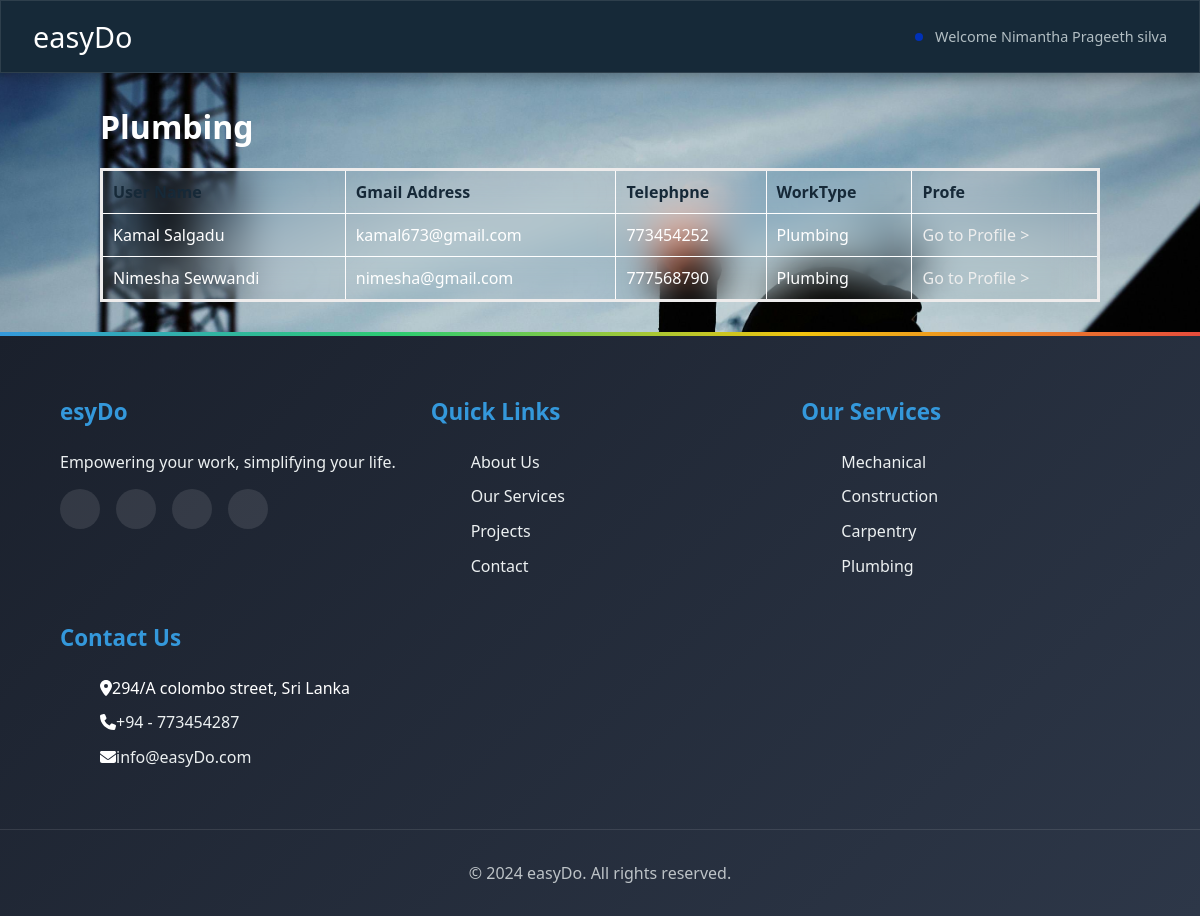
The app's page /plumbing.php (signed in) with its own data.
### tables this page shows
CREATE TABLE `workers` (
  `id` int(100) NOT NULL,
  `user_name` varchar(50) NOT NULL,
  `nic` int(10) NOT NULL,
  `email` varchar(50) NOT NULL,
  `tel_num` int(10) NOT NULL,
  `work_type` varchar(40) NOT NULL,
  `password` varchar(40) NOT NULL,
  `last_login` datetime NOT NULL,
  `is_deleted` tinyint(1) NOT NULL
);

### plumbing.php (the view, shortened to what this page needs)
<?php require_once('includes/connection.php'); ?>
<?php
    $user_list ='';
    $query = "SELECT * FROM workers WHERE work_type='Plumbing' ORDER BY user_name";
    $users = mysqli_query($connection, $query);
    while ($user = mysqli_fetch_assoc($users)) {
            $user_list .= "<tr>";
            $user_list .= "<td>{$user['user_name']}</td>";
            $user_list .= "<td>{$user['email']}</td>";
            $user_list .= "<td>{$user['tel_num']}</td>";
            $user_list .= "<td>{$user['work_type']}</td>";
            $user_list .= "<td><a href=\"profile-plumbing.php?user_id={$user['id']}\">Go to Profile ></a></td>";
            $user_list .= "</tr>";
        }
?>
<!DOCTYPE html>
<html lang="en">
<head>
    <link rel="stylesheet" href="css/workers.css">
</head>
<body>
    <header>
        <div class="appname"><a href="service.php"><h2>easyDo</h2></a></div>
        <div class="loggedin">Welcome <?php  echo $_SESSION['user_name']; ?>
    </header>
    <main>
    <h1> Plumbing<span></span></h1>
    <table class="masterlist">
        <tr>
            <th>User Name</th>
            <th>Gmail Address</th>
            <th>Telephpne</th>
            <th>WorkType</th>
            <th>Profe</th>
        </tr>
         <tr>
            <?php echo $user_list; ?>
        </tr>
    </table>
    </main>
<footer>
<?php include('includes/footer.php'); ?>
    </body>
</html>

### css/workers.css (style rules this page uses)
* { margin: 0; }
body { font-family: 'Poppins', 'Segoe UI', sans-serif; background: url(img/e7.jpg) no-repeat; background-size: cover; background-position: center; font-size: 16px; }
a { text-decoration: none; color: #eee; }
header { display: contents; background: #162938; padding: 1rem 2rem; box-shadow: 0 4px 15px rgba(0, 0, 0, 0.3); display: flex; justify-content: space-between; align-items: center; margin-bottom: 2rem; border: 1px solid rgba(255, 255, 255, 0.1); }
.appname h2 { color: #ffffff; font-size: 1.8rem; font-weight: 500; }
.loggedin { color: #b2bec3; font-size: 0.9rem; position: relative; padding-left: 20px; }
.loggedin::before { content: ''; position: absolute; left: 0; top: 50%; width: 8px; height: 8px; background: #0031b8; border-radius: 50%; transform: translateY(-50%); }
main { width: 1000px; margin: 30px auto; }
main h1 { margin-bottom: 20px; color: #ffffff; }
table.masterlist { width: 100%; border-collapse: collapse; border:solid #eeecec; backdrop-filter: blur(20px); background: transparent; }
table.masterlist th { background-color: #eeecec; color: #162938; text-align: left; }
table.masterlist td { color: #ffffff; }
table.masterlist th, table.masterlist td { padding: 10px; border-bottom: 1.5px solid #ffffff; border-right: 1.5px solid #fffdfd; backdrop-filter: blur(20px); background: transparent; }

### records on screen
workers: user_name "Kamal Salgadu", email "kamal673@gmail.com", tel_num "773454252", work_type "Plumbing"
workers: user_name "Nimesha Sewwandi", email "nimesha@gmail.com", tel_num "777568790", work_type "Plumbing"

### other values on screen
$_SESSION['user_name'] "Nimantha Prageeth silva"
